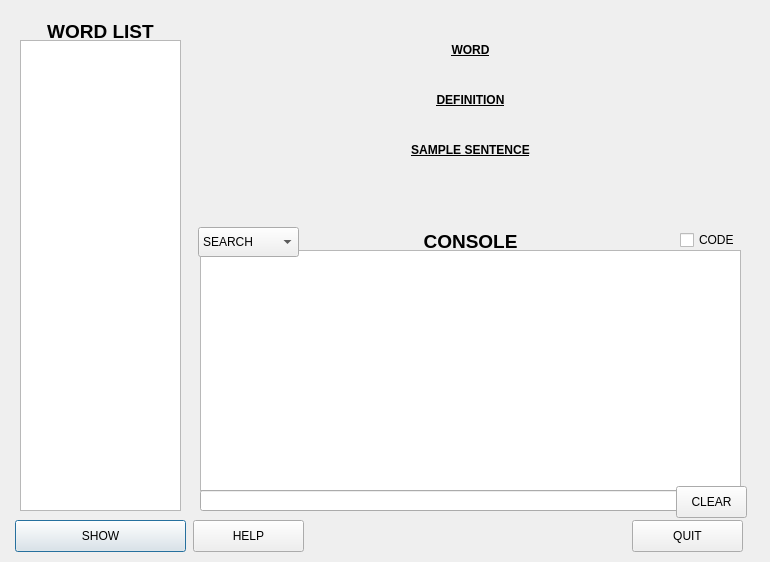
<?xml version="1.0" encoding="UTF-8"?>
<ui version="4.0">
 <class>Dialog</class>
 <widget class="QDialog" name="Dialog">
  <property name="geometry">
   <rect>
    <x>0</x>
    <y>0</y>
    <width>770</width>
    <height>562</height>
   </rect>
  </property>
  <property name="windowTitle">
   <string>AlphabetQs</string>
  </property>
  <property name="locale">
   <locale language="English" country="UnitedStates"/>
  </property>
  <widget class="QTreeView" name="wordlist">
   <property name="geometry">
    <rect>
     <x>20</x>
     <y>40</y>
     <width>161</width>
     <height>471</height>
    </rect>
   </property>
   <property name="autoFillBackground">
    <bool>false</bool>
   </property>
   <property name="locale">
    <locale language="English" country="UnitedStates"/>
   </property>
   <property name="horizontalScrollBarPolicy">
    <enum>Qt::ScrollBarAlwaysOff</enum>
   </property>
   <property name="editTriggers">
    <set>QAbstractItemView::NoEditTriggers</set>
   </property>
   <property name="alternatingRowColors">
    <bool>true</bool>
   </property>
   <property name="selectionMode">
    <enum>QAbstractItemView::ExtendedSelection</enum>
   </property>
   <property name="selectionBehavior">
    <enum>QAbstractItemView::SelectRows</enum>
   </property>
   <property name="verticalScrollMode">
    <enum>QAbstractItemView::ScrollPerItem</enum>
   </property>
   <property name="rootIsDecorated">
    <bool>false</bool>
   </property>
  </widget>
  <widget class="QLabel" name="label_wordlist">
   <property name="geometry">
    <rect>
     <x>20</x>
     <y>20</y>
     <width>161</width>
     <height>20</height>
    </rect>
   </property>
   <property name="text">
    <string>&lt;html&gt;&lt;head/&gt;&lt;body&gt;&lt;p align=&quot;center&quot;&gt;&lt;span style=&quot; font-size:14pt; font-weight:600;&quot;&gt;WORD LIST&lt;/span&gt;&lt;/p&gt;&lt;/body&gt;&lt;/html&gt;</string>
   </property>
   <property name="alignment">
    <set>Qt::AlignCenter</set>
   </property>
  </widget>
  <widget class="QLabel" name="label_word">
   <property name="geometry">
    <rect>
     <x>200</x>
     <y>40</y>
     <width>541</width>
     <height>21</height>
    </rect>
   </property>
   <property name="text">
    <string>&lt;html&gt;&lt;head/&gt;&lt;body&gt;&lt;p&gt;&lt;span style=&quot; font-weight:600; text-decoration: underline;&quot;&gt;WORD&lt;/span&gt;&lt;/p&gt;&lt;/body&gt;&lt;/html&gt;</string>
   </property>
   <property name="textFormat">
    <enum>Qt::AutoText</enum>
   </property>
   <property name="scaledContents">
    <bool>false</bool>
   </property>
   <property name="alignment">
    <set>Qt::AlignCenter</set>
   </property>
  </widget>
  <widget class="QLabel" name="label_word_show">
   <property name="geometry">
    <rect>
     <x>200</x>
     <y>60</y>
     <width>541</width>
     <height>21</height>
    </rect>
   </property>
   <property name="text">
    <string/>
   </property>
   <property name="alignment">
    <set>Qt::AlignCenter</set>
   </property>
  </widget>
  <widget class="QLabel" name="label_def">
   <property name="geometry">
    <rect>
     <x>200</x>
     <y>90</y>
     <width>541</width>
     <height>20</height>
    </rect>
   </property>
   <property name="text">
    <string>&lt;html&gt;&lt;head/&gt;&lt;body&gt;&lt;p&gt;&lt;span style=&quot; font-weight:600; text-decoration: underline;&quot;&gt;DEFINITION&lt;/span&gt;&lt;/p&gt;&lt;/body&gt;&lt;/html&gt;</string>
   </property>
   <property name="alignment">
    <set>Qt::AlignCenter</set>
   </property>
  </widget>
  <widget class="QLabel" name="label_def_show">
   <property name="geometry">
    <rect>
     <x>200</x>
     <y>110</y>
     <width>541</width>
     <height>21</height>
    </rect>
   </property>
   <property name="text">
    <string/>
   </property>
   <property name="alignment">
    <set>Qt::AlignCenter</set>
   </property>
  </widget>
  <widget class="QLabel" name="label_samp">
   <property name="geometry">
    <rect>
     <x>200</x>
     <y>140</y>
     <width>541</width>
     <height>21</height>
    </rect>
   </property>
   <property name="text">
    <string>&lt;html&gt;&lt;head/&gt;&lt;body&gt;&lt;p&gt;&lt;span style=&quot; font-weight:600; text-decoration: underline;&quot;&gt;SAMPLE SENTENCE&lt;/span&gt;&lt;/p&gt;&lt;/body&gt;&lt;/html&gt;</string>
   </property>
   <property name="alignment">
    <set>Qt::AlignCenter</set>
   </property>
  </widget>
  <widget class="QLabel" name="label_samp_show">
   <property name="geometry">
    <rect>
     <x>200</x>
     <y>160</y>
     <width>541</width>
     <height>41</height>
    </rect>
   </property>
   <property name="text">
    <string>&lt;html&gt;&lt;head/&gt;&lt;body&gt;&lt;p&gt;&lt;br/&gt;&lt;/p&gt;&lt;/body&gt;&lt;/html&gt;</string>
   </property>
   <property name="alignment">
    <set>Qt::AlignCenter</set>
   </property>
   <property name="wordWrap">
    <bool>true</bool>
   </property>
  </widget>
  <widget class="QTextBrowser" name="console_show_history">
   <property name="geometry">
    <rect>
     <x>200</x>
     <y>250</y>
     <width>541</width>
     <height>241</height>
    </rect>
   </property>
  </widget>
  <widget class="QLabel" name="label_console">
   <property name="geometry">
    <rect>
     <x>200</x>
     <y>230</y>
     <width>541</width>
     <height>21</height>
    </rect>
   </property>
   <property name="text">
    <string>&lt;html&gt;&lt;head/&gt;&lt;body&gt;&lt;p align=&quot;center&quot;&gt;&lt;span style=&quot; font-size:14pt; font-weight:600;&quot;&gt;CONSOLE&lt;/span&gt;&lt;/p&gt;&lt;/body&gt;&lt;/html&gt;</string>
   </property>
   <property name="alignment">
    <set>Qt::AlignCenter</set>
   </property>
  </widget>
  <widget class="QPushButton" name="button_show_wordlist">
   <property name="geometry">
    <rect>
     <x>15</x>
     <y>520</y>
     <width>171</width>
     <height>32</height>
    </rect>
   </property>
   <property name="text">
    <string>SHOW</string>
   </property>
  </widget>
  <widget class="QPushButton" name="button_quit">
   <property name="geometry">
    <rect>
     <x>632</x>
     <y>520</y>
     <width>111</width>
     <height>32</height>
    </rect>
   </property>
   <property name="text">
    <string>QUIT</string>
   </property>
  </widget>
  <widget class="QLineEdit" name="console">
   <property name="geometry">
    <rect>
     <x>200</x>
     <y>490</y>
     <width>541</width>
     <height>21</height>
    </rect>
   </property>
  </widget>
  <widget class="QPushButton" name="button_help">
   <property name="geometry">
    <rect>
     <x>193</x>
     <y>520</y>
     <width>111</width>
     <height>32</height>
    </rect>
   </property>
   <property name="text">
    <string>HELP</string>
   </property>
  </widget>
  <widget class="QCheckBox" name="check_code">
   <property name="geometry">
    <rect>
     <x>680</x>
     <y>230</y>
     <width>61</width>
     <height>20</height>
    </rect>
   </property>
   <property name="text">
    <string>CODE</string>
   </property>
   <property name="checked">
    <bool>false</bool>
   </property>
  </widget>
  <widget class="QPushButton" name="button_clear">
   <property name="geometry">
    <rect>
     <x>676</x>
     <y>486</y>
     <width>71</width>
     <height>32</height>
    </rect>
   </property>
   <property name="text">
    <string>CLEAR</string>
   </property>
  </widget>
  <widget class="QLabel" name="label_info">
   <property name="geometry">
    <rect>
     <x>309</x>
     <y>525</y>
     <width>321</width>
     <height>20</height>
    </rect>
   </property>
   <property name="text">
    <string/>
   </property>
   <property name="alignment">
    <set>Qt::AlignCenter</set>
   </property>
  </widget>
  <widget class="QComboBox" name="combo_box_mode">
   <property name="geometry">
    <rect>
     <x>198</x>
     <y>227</y>
     <width>101</width>
     <height>30</height>
    </rect>
   </property>
   <property name="currentText">
    <string>SEARCH</string>
   </property>
   <property name="currentIndex">
    <number>0</number>
   </property>
   <item>
    <property name="text">
     <string>SEARCH</string>
    </property>
   </item>
   <item>
    <property name="text">
     <string>RANDOM</string>
    </property>
   </item>
  </widget>
  <action name="actionread_in">
   <property name="checkable">
    <bool>false</bool>
   </property>
   <property name="text">
    <string>read_in</string>
   </property>
  </action>
 </widget>
 <tabstops>
  <tabstop>console</tabstop>
  <tabstop>button_show_wordlist</tabstop>
  <tabstop>button_quit</tabstop>
  <tabstop>console_show_history</tabstop>
  <tabstop>wordlist</tabstop>
 </tabstops>
 <resources/>
 <connections>
  <connection>
   <sender>button_quit</sender>
   <signal>clicked()</signal>
   <receiver>Dialog</receiver>
   <slot>close()</slot>
   <hints>
    <hint type="sourcelabel">
     <x>727</x>
     <y>535</y>
    </hint>
    <hint type="destinationlabel">
     <x>405</x>
     <y>280</y>
    </hint>
   </hints>
  </connection>
 </connections>
</ui>
